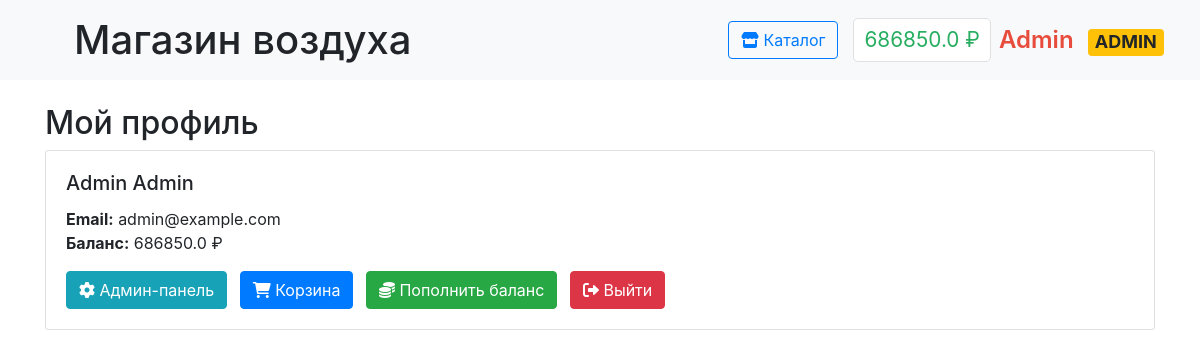
The page /profile (signed in) on the database as committed earlier.
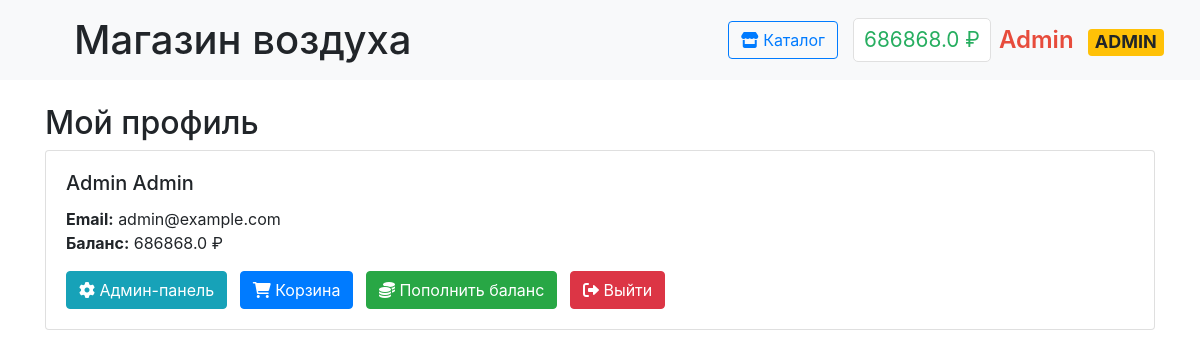
The same page on the database as committed later.
### data/users.py (models this page shows, shortened)
class User(SqlAlchemyBase, UserMixin):
    __tablename__ = 'users'
    id = Column(Integer, primary_key=True, autoincrement=True)
    surname = Column(String, nullable=False)
    name = Column(String, nullable=False)
    email = Column(String, unique=True, nullable=False)
    hashed_password = Column(String, nullable=False)
    balance = Column(Float, default=0)
    is_admin = Column(Boolean, default=False)

### main.py (the view)
@app.route('/profile')
@login_required
def profile():
    return render_template('profile.html', user=current_user)

### data/db_session.py (called while the page is built)
def create_session() -> Session:
    global __factory
    return __factory()

### main.py (called while the page is built)
@login_manager.user_loader
def load_user(user_id):
    db_sess = db_session.create_session()
    return db_sess.get(User, user_id)

### templates/profile.html
{% extends "base.html" %}
{% block content %}
<div class="container mt-4">
    <h2>Мой профиль</h2>
    <div class="card">
        <div class="card-body">
            <h5 class="card-title">{{ user.name }} {{ user.surname }}</h5>
            <p class="card-text">
                <strong>Email:</strong> {{ user.email }}<br>
                <strong>Баланс:</strong> {{ user.balance }} ₽
            </p>
            <div class="mt-3">
                {% if user.is_admin %}
                <a href="{{ url_for('admin_panel') }}" class="btn btn-info mr-2">
                    <i class="fas fa-cog"></i> Админ-панель
                </a>
                {% endif %}
                <a href="{{ url_for('cart') }}" class="btn btn-primary mr-2">
                    <i class="fas fa-shopping-cart"></i> Корзина
                </a>
                <a href="{{ url_for('payment') }}" class="btn btn-success mr-2">
                    <i class="fas fa-coins"></i> Пополнить баланс
                </a>
                <a href="{{ url_for('logout') }}" class="btn btn-danger">
                    <i class="fas fa-sign-out-alt"></i> Выйти
                </a>
            </div>
        </div>
    </div>
</div>
{% endblock %}

### templates/base.html (shortened to what this page needs)
<!doctype html>
<html lang="en">
<head>
    <link rel="stylesheet" href="https://stackpath.bootstrapcdn.com/bootstrap/4.4.1/css/bootstrap.min.css">
    <link rel="stylesheet" href="https://cdnjs.cloudflare.com/ajax/libs/font-awesome/6.0.0/css/all.min.css">
    <link rel="stylesheet" href="{{ url_for('static', filename='css/style.css') }}">
</head>
<body>
<nav class="navbar navbar-light bg-light">
    <div class="navbar-container">
        <h1 class="m-2" style="padding-left: 30px;">Магазин воздуха</h1>
        <div class="nav-section">
            {% if current_user.is_authenticated %}
                <a href="{{ url_for('index') }}" class="btn btn-outline-primary">
                    <i class="fas fa-store"></i> Каталог
                </a>
                <div class="d-flex align-items-center">
                    <span class="balance mr-2" onclick="window.location.href='{{ url_for('payment') }}'">
                        {{ current_user.balance }} ₽
                    </span>
                    <span class="username {% if current_user.is_admin %}admin-badge{% endif %}"
                          onclick="window.location.href='{{ url_for('profile') }}'">
                        {{ current_user.name }}
                        {% if current_user.is_admin %}<span class="badge badge-warning ml-2">ADMIN</span>{% endif %}
                    </span>
                </div>
            {% endif %}
        </div>
    </div>
</nav>
<main>
    {% block content %}{% endblock %}
</main>
</body>
</html>

Rows that differ between the two databases and show on the page:
changed User "Admin": balance "686850.0" → "686868.0"
